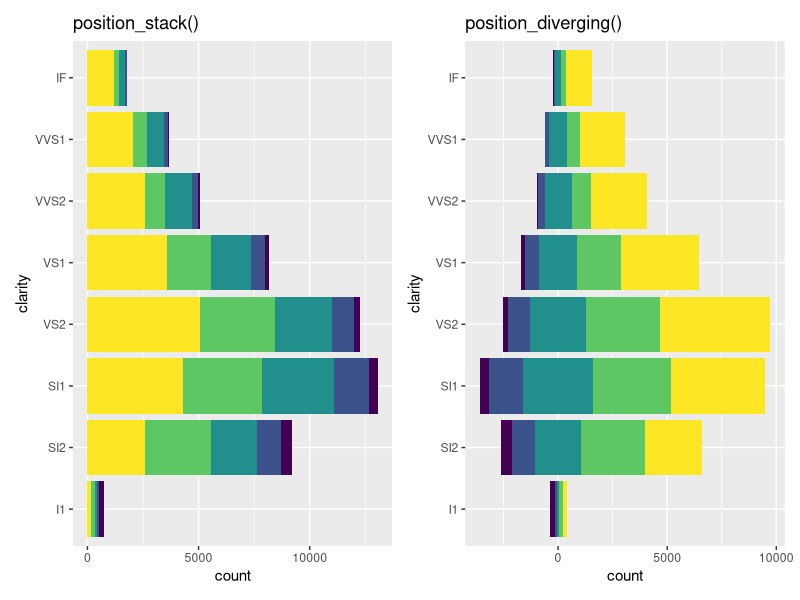
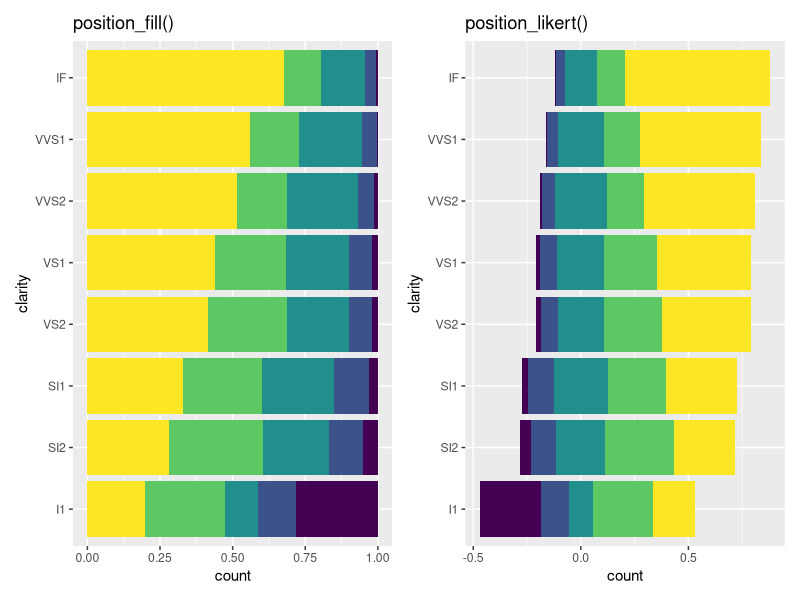
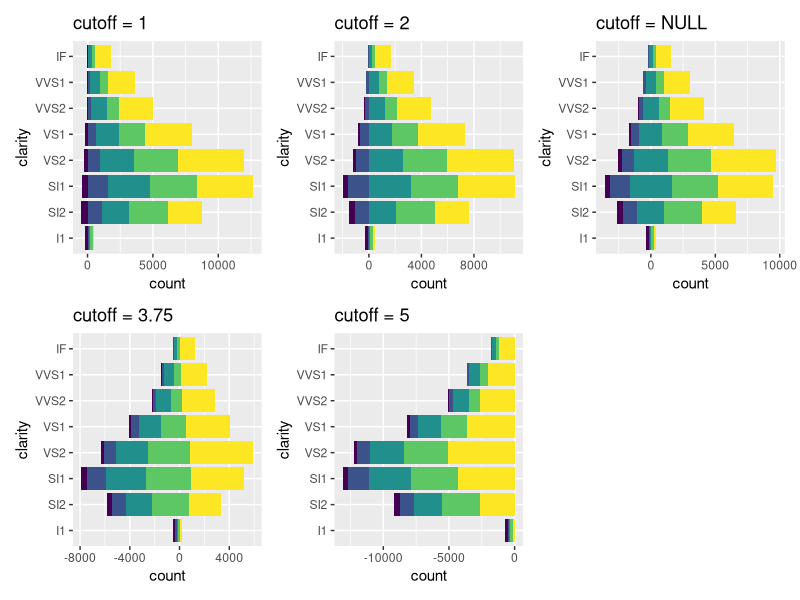
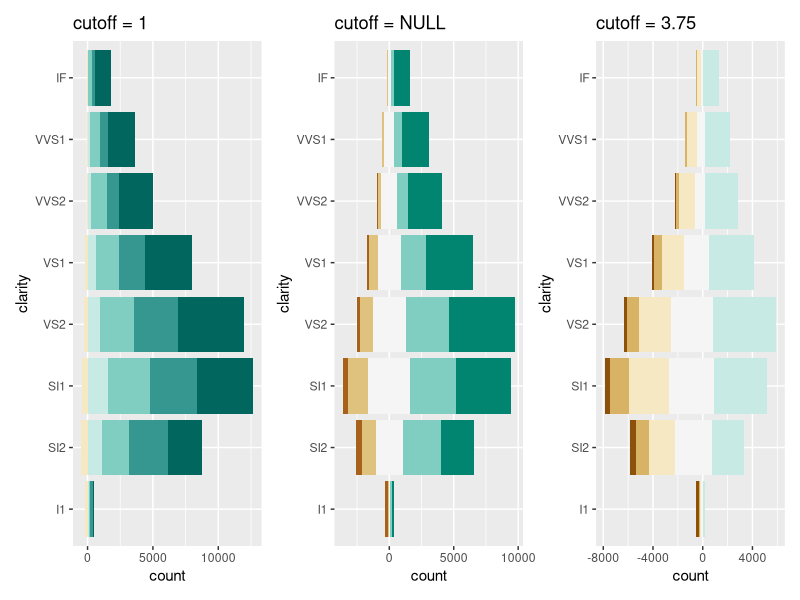
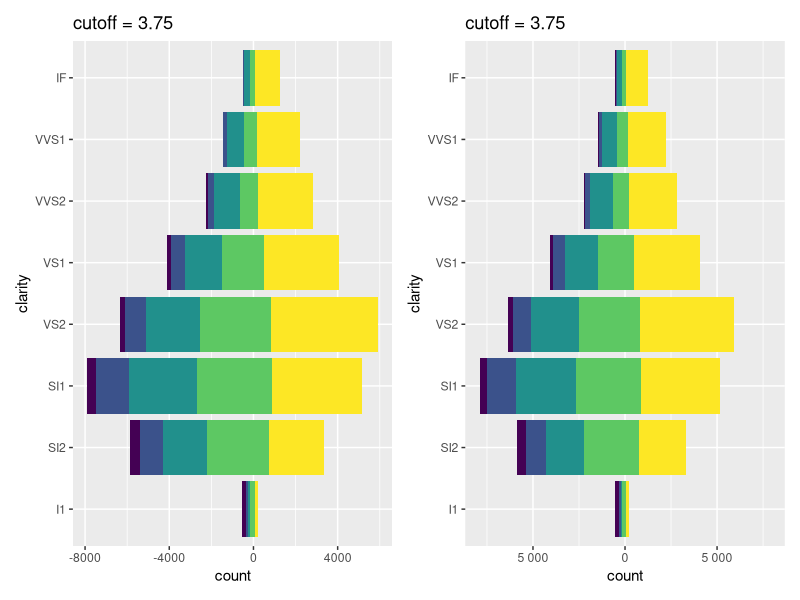
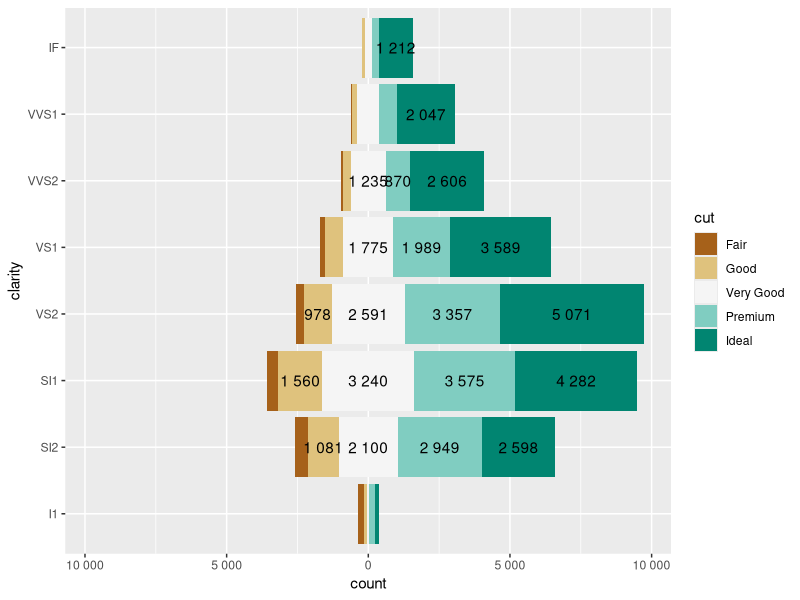
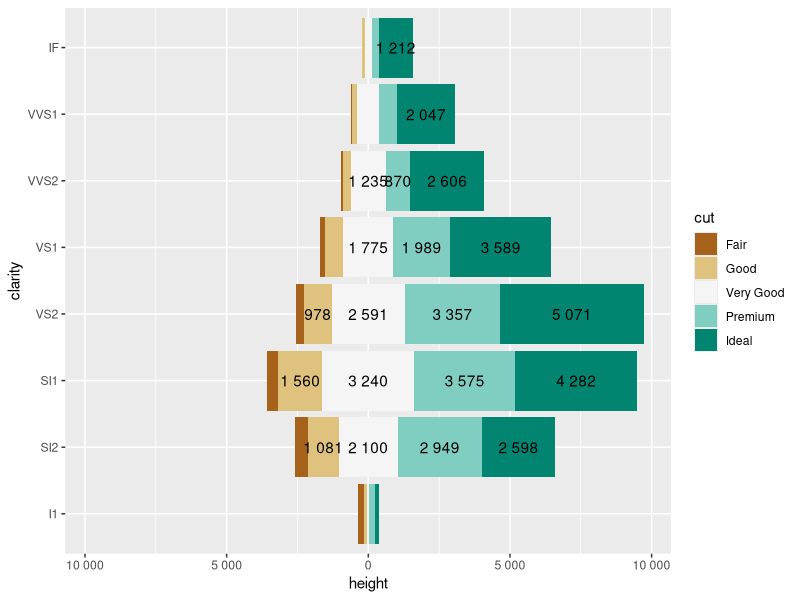
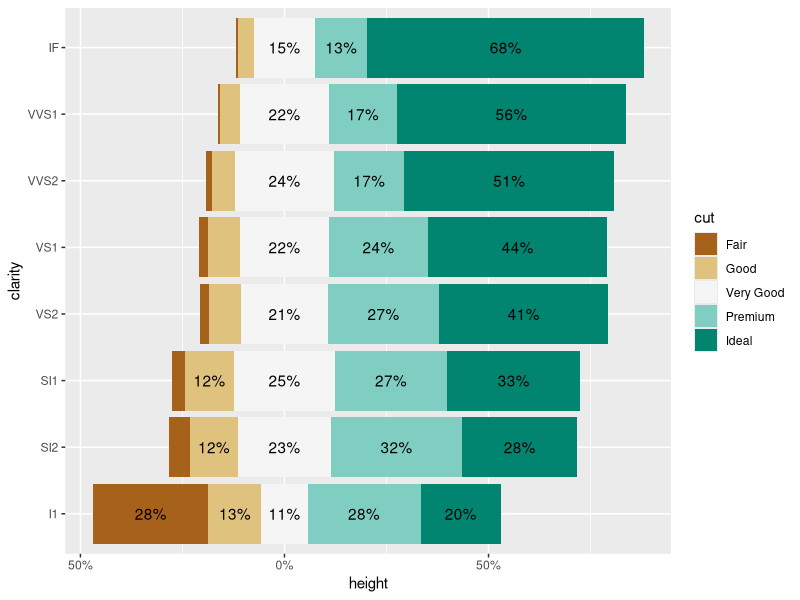

Reproduce these figures in R, in order.
## ---- chunk 1
knitr::opts_chunk$set(
  collapse = TRUE,
  comment = "#>"
)
## ---- chunk 2
library(ggstats)
library(dplyr)
library(ggplot2)
library(patchwork)
## ---- chunk 3
base <-
  ggplot(diamonds) +
  aes(y = clarity, fill = cut) +
  theme(legend.position = "none")

p_stack <-
  base +
  geom_bar(position = "stack") +
  ggtitle("position_stack()")

p_diverging <-
  base +
  geom_bar(position = "diverging") +
  ggtitle("position_diverging()")

p_stack + p_diverging
## ---- chunk 4
p_fill <-
  base +
  geom_bar(position = "fill") +
  ggtitle("position_fill()")

p_likert <-
  base +
  geom_bar(position = "likert") +
  ggtitle("position_likert()")

p_fill + p_likert
## ---- chunk 5
p_1 <-
  base +
  geom_bar(position = position_diverging(cutoff = 1)) +
  ggtitle("cutoff = 1")

p_2 <-
  base +
  geom_bar(position = position_diverging(cutoff = 2)) +
  ggtitle("cutoff = 2")

p_null <-
  base +
  geom_bar(position = position_diverging(cutoff = NULL)) +
  ggtitle("cutoff = NULL")

p_3.75 <-
  base +
  geom_bar(position = position_diverging(cutoff = 3.75)) +
  ggtitle("cutoff = 3.75")

p_5 <-
  base +
  geom_bar(position = position_diverging(cutoff = 5)) +
  ggtitle("cutoff = 5")

wrap_plots(p_1, p_2, p_null, p_3.75, p_5)
## ---- chunk 6
wrap_plots(
  p_1 + scale_fill_likert(cutoff = 1),
  p_null + scale_fill_likert(),
  p_3.75 + scale_fill_likert(cutoff = 3.75)
)
## ---- chunk 7
wrap_plots(
  p_3.75,
  p_3.75 +
    scale_x_continuous(
      limits = symmetric_limits,
      labels = label_number_abs()
    )
)
## ---- chunk 8
ggplot(diamonds) +
  aes(y = clarity, fill = cut) +
  geom_bar(position = "diverging") +
  geom_text(
    aes(
      label =
        label_number_abs(hide_below = 800)
        (after_stat(count))
    ),
    stat = "count",
    position = position_diverging(.5)
  ) +
  scale_fill_likert() +
  scale_x_continuous(
    labels = label_number_abs(),
    limits = symmetric_limits
  )
## ---- chunk 9
ggplot(diamonds) +
  aes(y = clarity, fill = cut) +
  geom_diverging() +
  geom_diverging_text(hide_below = 800) +
  scale_fill_likert() +
  scale_x_continuous(
    labels = label_number_abs(),
    limits = symmetric_limits
  )
## ---- chunk 10
ggplot(diamonds) +
  aes(y = clarity, fill = cut) +
  geom_likert() +
  geom_likert_text(hide_below = 0.10) +
  scale_fill_likert() +
  scale_x_continuous(
    labels = label_percent_abs()
  )
## ---- chunk 11
d <- Titanic |> as.data.frame()
ggplot(d) +
  aes(y = Class, fill = Sex, weight = Freq) +
  geom_pyramid() +
  geom_pyramid_text() +
  scale_x_continuous(
    labels = label_percent_abs(),
    limits = symmetric_limits
  )
